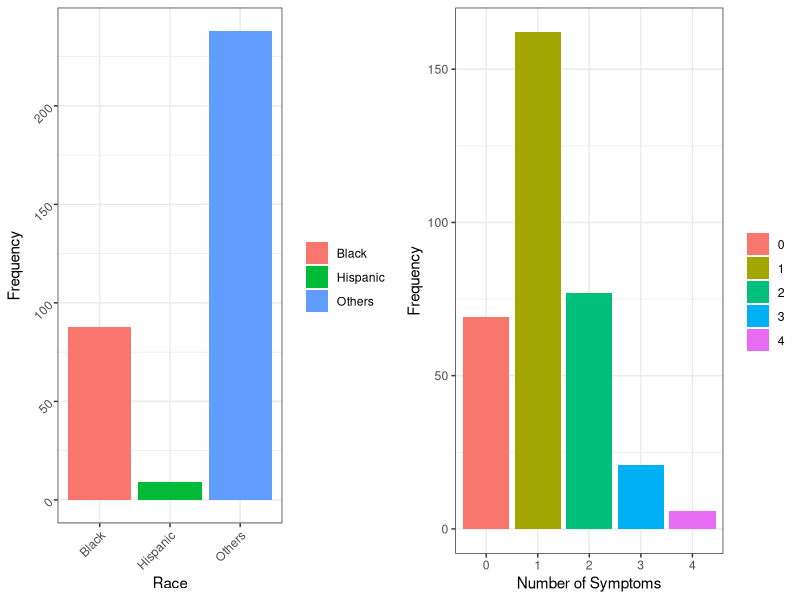
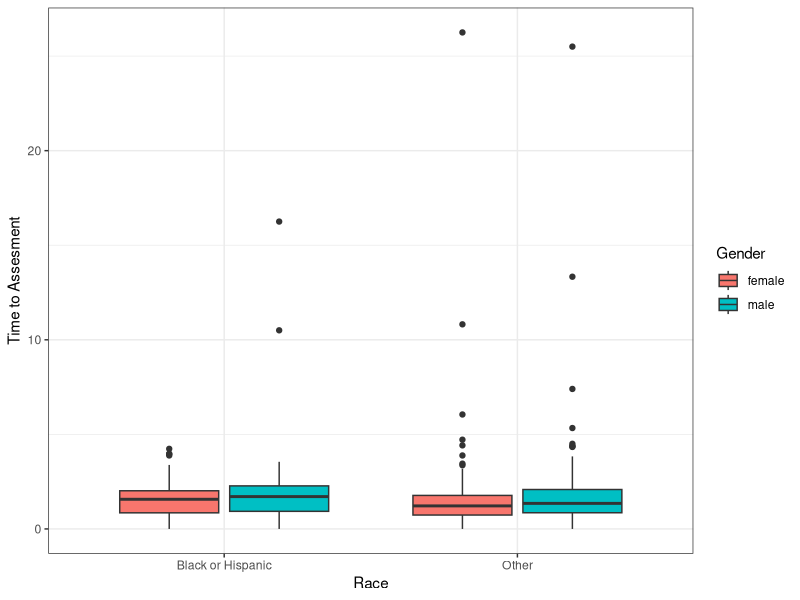
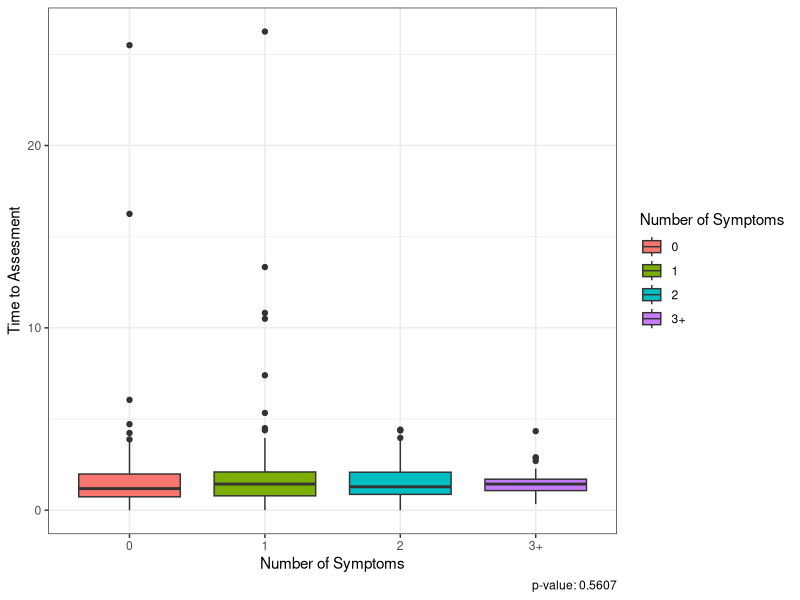
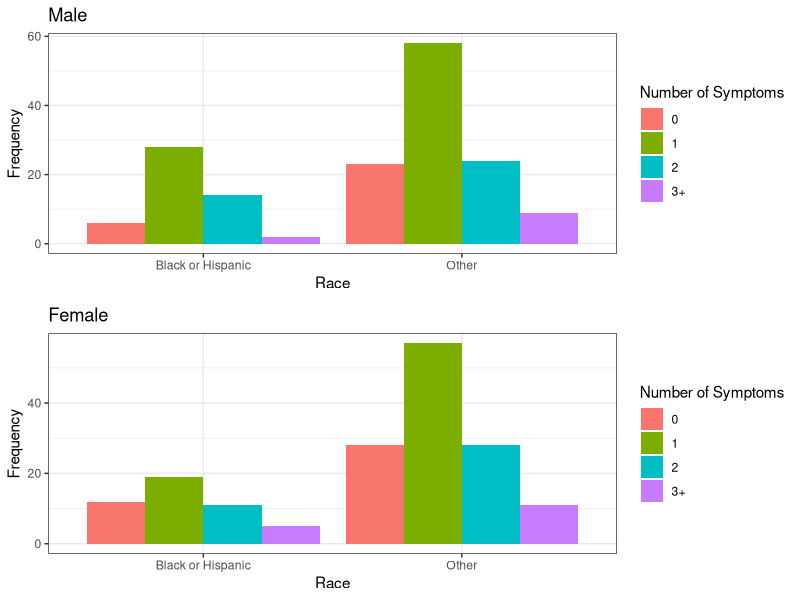
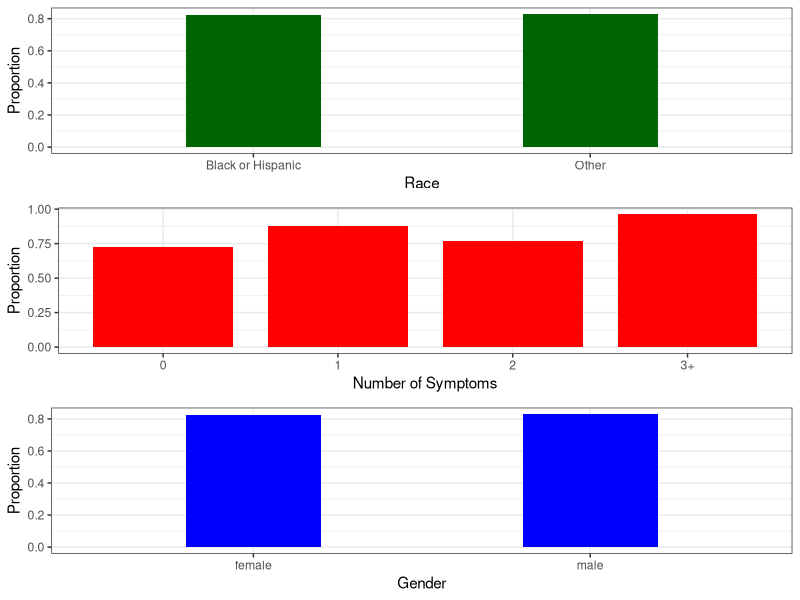
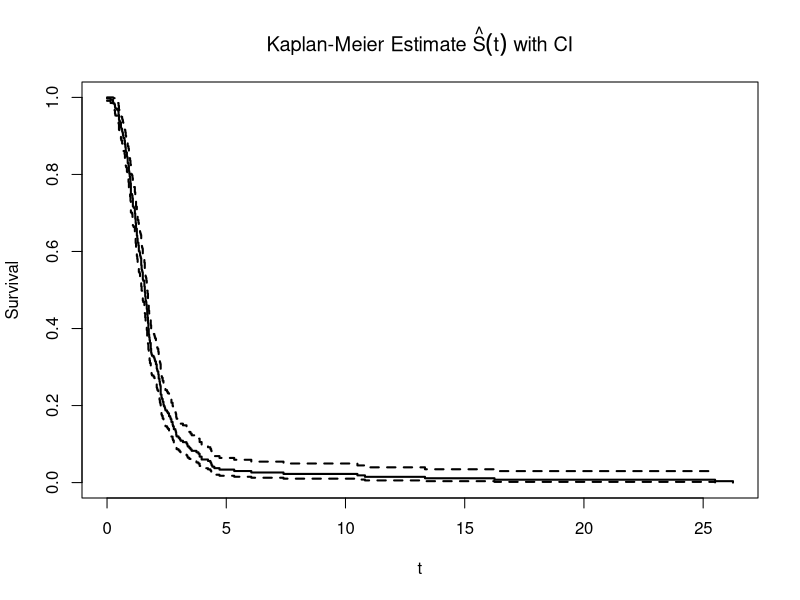
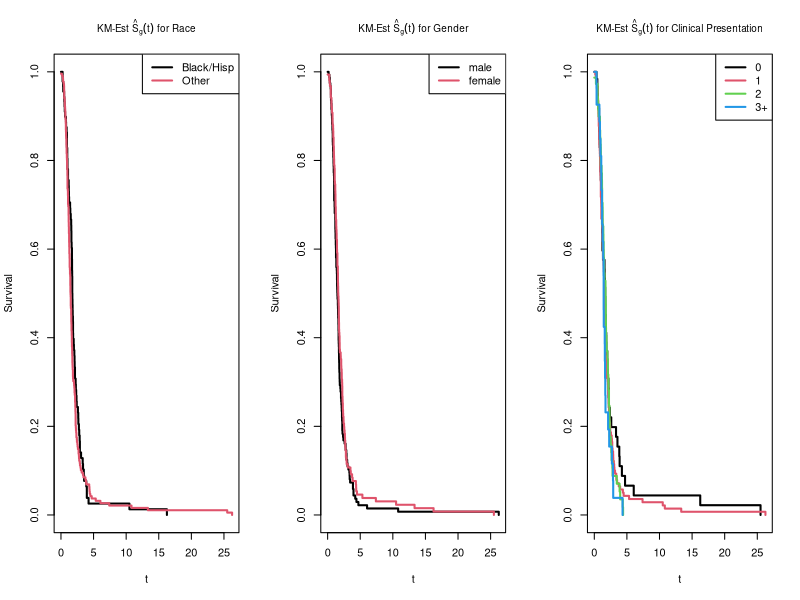

R code for these plots, in order:
## ---- chunk 1
knitr::opts_chunk$set(echo = FALSE, warning = FALSE, message=FALSE)
library(ggplot2)
library(survival)
library(gridExtra)
library(dplyr)

dat <- read.table("kellydat.txt", header=T)

## ---- chunk 2
pdat = dat[,1:2]
pdat$race = "Others"
pdat$race[dat$black==1]="Black"
pdat$race[dat$hisp==1]="Hispanic"
pdat$gender = "male"
pdat$gender[dat$male==0]="female"
pdat$symptom = "0"
pdat$symptom[dat$sn1==1]="1"
pdat$symptom[dat$sn2==1]="2"
pdat$symptom[dat$sn3==1]="3"
pdat$symptom[dat$all4==1]="4"

p1<- ggplot(data = pdat, aes(x=race, fill=race)) + geom_bar() + theme_bw()+labs(x="Race", y="Frequency",fill="") + theme(axis.text = element_text(angle = 45, hjust = 1))
p2<- ggplot(data = pdat, aes(x=symptom, fill=symptom)) + geom_bar() + theme_bw()+labs(x="Number of Symptoms", y="Frequency", fill="")
grid.arrange(p1, p2, ncol=2)
## ---- chunk 3
missing_d <- (which(is.na(dat)))
#dat[missing_d,] # no NA's

dat$race = "Other"
dat$race[dat$black==1|dat$hisp==1 ]="Black or Hispanic"
dat$gender = "male"
dat$gender[dat$male==0]="female"
dat$symptom = "0"
dat$symptom[dat$sn1==1]="1"
dat$symptom[dat$sn2==1]="2"
dat$symptom[dat$sn3==1|dat$all4==1]="3+"
dat$scan="not scanned"
dat$scan[dat$fail==1]="scanned"
dat = dat %>% group_by(race) %>% mutate(racescan = ifelse(fail == 1, mean(fail), 1-mean(fail)))
dat = dat %>% group_by(symptom) %>% mutate(symptomscan = ifelse(fail == 1, mean(fail), 1-mean(fail)))
dat = dat %>% group_by(gender) %>% mutate(genderscan = ifelse(fail == 1, mean(fail), 1-mean(fail))) %>% as.data.frame()
## ---- chunk 4

g1 <- ggplot(data = dat, aes(x=race,y=nctdel)) + geom_boxplot(aes(fill=gender)) + labs(y = "Time to Assesment", x = "Race", fill = "Gender")+theme_bw()

g2 <- ggplot(data = dat, aes(x=symptom, y=nctdel)) +geom_boxplot(aes(fill=symptom)) + labs(y = "Time to Assesment", x = "Number of Symptoms", fill="Number of Symptoms") + theme(legend.position = "None")+theme_bw()

g3m <- ggplot(data = dat[dat$gender=="male",], aes(x=race)) + geom_bar(aes(fill=symptom),position = "dodge") + labs(title="Male", fill="Number of Symptoms", y = "Frequency", x = "Race")+theme_bw()

g3f <- ggplot(data = dat[dat$gender=="female",], aes(x=race)) + geom_bar(aes(fill=symptom),position = "dodge") + labs(title="Female", fill="Number of Symptoms", y = "Frequency", x = "Race")+theme_bw()

g1
## ---- chunk 5
p2 <- summary(aov(data=dat, nctdel ~ symptom))[[1]][["Pr(>F)"]][1]
g2 + labs(caption = paste("p-value:", round(p2,4)))
## ---- chunk 6
grid.arrange(g3m, g3f, nrow=2)
## ---- chunk 7
p3<-ggplot(data = dat, aes(x=race, y=racescan))+geom_col(width = 0.4, position="dodge", fill = "dark green")+theme_bw()+labs(x="Race",y="Proportion",fill="Scanned or Not")
p4<-ggplot(data = dat, aes(x=symptom, y=symptomscan)) +geom_col(width=0.8, position="dodge", fill = "red") +theme_bw()+labs(x="Number of Symptoms", y="Proportion", fill="Scanned or Not")
p5<-ggplot(data = dat, aes(x=gender, y=genderscan))+ geom_col(width=0.4,position="dodge", fill="blue")+theme_bw()+labs(x="Gender", y="Proportion", fill="None")
grid.arrange(p3, p4,p5, nrow=3)
## ---- chunk 8
dat.KM <- survfit(Surv(nctdel, fail) ~ 1, data = dat) #estimated survival curve 

plot(dat.KM, main=expression(paste("Kaplan-Meier Estimate ", hat(S)(t), " with CI")),
     xlab="t", ylab="Survival", lwd=2)
## ---- chunk 9

par(mfrow=c(1,3))
dat.KM.race <- survfit(Surv(nctdel, fail) ~ race, type="kaplan-meier", conf.type="log", data=dat)

plot(dat.KM.race, main=expression(paste("KM-Est ", hat(S)[g](t), " for Race")),
     xlab="t", ylab="Survival", lwd=2, col=1:3, cex.main=0.9)
legend(x="topright", col=1:2, lwd=2, legend=c("Black/Hisp", "Other"))


dat.KM.gender <- survfit(Surv(nctdel, fail) ~ male, type="kaplan-meier", conf.type="log", data=dat)

plot(dat.KM.gender, main=expression(paste("KM-Est ", hat(S)[g](t), " for Gender")),
     xlab="t", ylab="Survival", lwd=2, col=1:2, cex.main=0.9)
legend(x="topright", col=1:2, lwd=2, legend=c("male", "female"))


dat.KM.symptom <- survfit(Surv(nctdel, fail) ~ symptom, type="kaplan-meier", conf.type="log", data=dat)

plot(dat.KM.symptom, main=expression(paste("KM-Est ", hat(S)[g](t), " for Clinical Presentation")),
     xlab="t", ylab="Survival", lwd=2, col=1:4, cex.main=0.9)
legend(x="topright", col=1:4, lwd=2, legend=c("0", "1", "2", "3+"))
